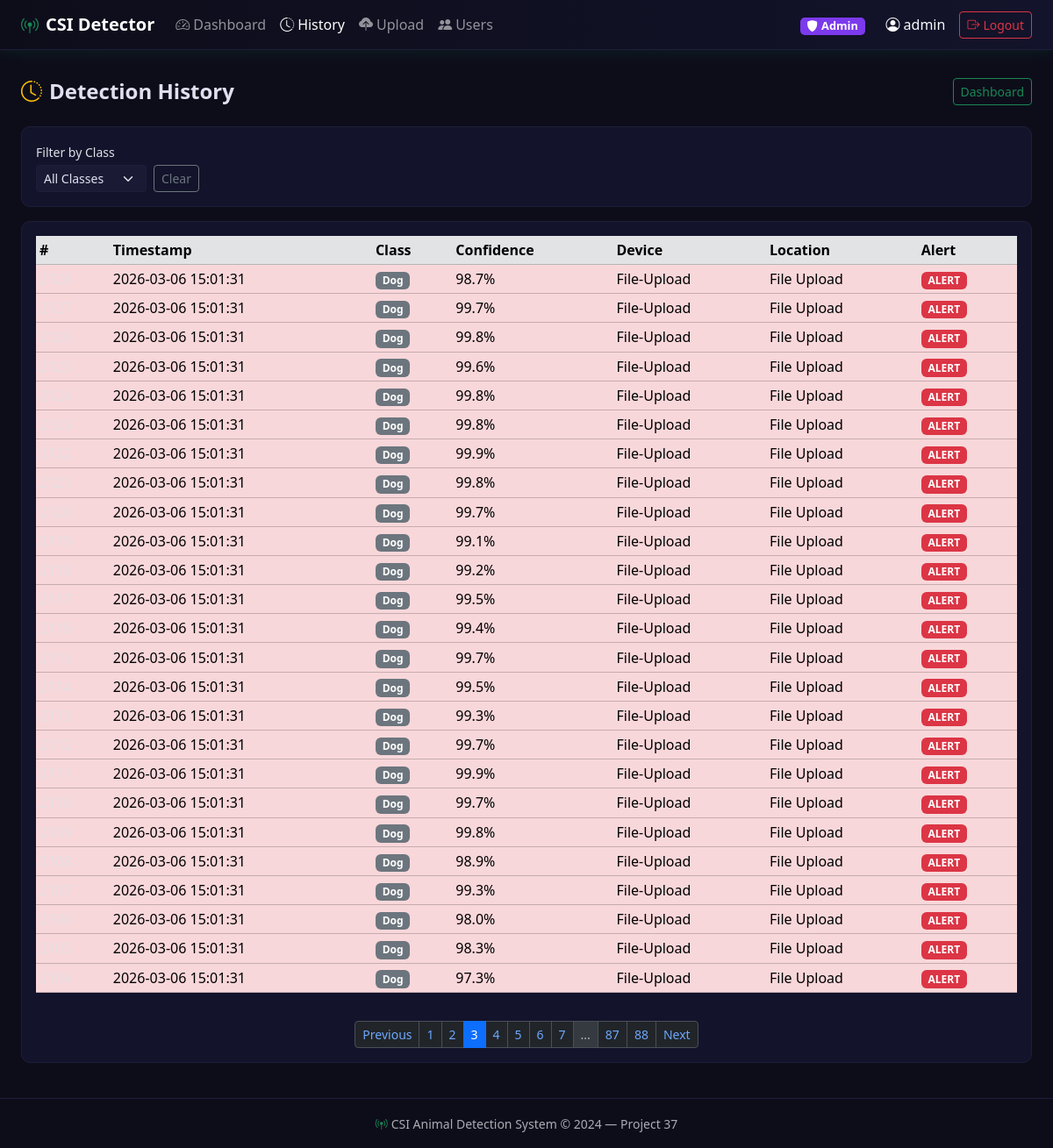
Page /history?page=3 (signed in) on the committed database.
### models.py (models this page shows, shortened)
class User(UserMixin, db.Model):
    __tablename__ = 'users'
    id=db.Column(db.Integer, primary_key=True)
    username=db.Column(db.String(80),  unique=True, nullable=False)
    email=db.Column(db.String(120), unique=True, nullable=False)
    password_hash=db.Column(db.String(256), nullable=False)
    role=db.Column(db.String(20),  nullable=False, default='viewer')
    created_at=db.Column(db.DateTime, default=datetime.utcnow)
    is_active=db.Column(db.Boolean, default=True)
    detections=db.relationship('Detection', backref='owner', lazy='dynamic')

class Detection(db.Model):
    __tablename__ = 'detections'
    id=db.Column(db.Integer, primary_key=True)
    timestamp=db.Column(db.DateTime, default=datetime.utcnow, index=True)
    predicted_class=db.Column(db.Integer,  nullable=False)
    class_name=db.Column(db.String(50), nullable=False)
    confidence=db.Column(db.Float,    nullable=False)
    alert_triggered=db.Column(db.Boolean,  default=False)
    device_id=db.Column(db.String(50), default='ESP32-01')
    location=db.Column(db.String(100), default='Road Sensor 1')
    user_id=db.Column(db.Integer, db.ForeignKey('users.id'), nullable=True, index=True)

### app.py (the view)
    @app.route("/history")
    @login_required
    def history():
        page         = request.args.get("page", 1, type=int)
        class_filter = request.args.get("class", "")
        q            = _det_query().order_by(Detection.timestamp.desc())
        if class_filter:
            q = q.filter_by(class_name=class_filter)
        pagination = q.paginate(page=page, per_page=25, error_out=False)
        return render_template("history.html", pagination=pagination,
            class_filter=class_filter, class_names=Config.CLASS_NAMES)

### models.py (called while the page is built)
@login_manager.user_loader
def load_user(user_id):
    return User.query.get(int(user_id))

### templates/history.html (shortened to what this page needs)
{% extends 'base.html' %}
{% block content %}
<div class="d-flex justify-content-between align-items-center mb-4">
  <h4 class="fw-bold mb-0"><i class="bi bi-clock-history me-2 text-warning"></i>Detection History</h4>
  <a href="{{url_for('dashboard')}}" class="btn btn-sm btn-outline-success">Dashboard</a>
</div>
<div class="card csi-card p-3 mb-3">
  <form method="GET" class="row g-2 align-items-end">
    <div class="col-auto"><label class="form-label small mb-1">Filter by Class</label>
    <select name="class" class="form-select form-select-sm" onchange="this.form.submit()">
      <option value="">All Classes</option>
    </select></div>
    <div class="col-auto"><a href="{{url_for('history')}}" class="btn btn-sm btn-outline-secondary">Clear</a></div>
  </form>
</div>
<div class="card csi-card p-3">
  <div class="table-responsive">
    <table class="table table-dark table-hover table-sm align-middle">
      <thead class="table-secondary"><tr><th>#</th><th>Timestamp</th><th>Class</th><th>Confidence</th><th>Device</th><th>Location</th><th>Alert</th></tr></thead>
      <tbody>
        {% for d in pagination.items %}
        <tr class="{% if d.alert_triggered %}table-danger{% endif %}">
          <td class="text-muted">{{d.id}}</td>
          <td>{{d.timestamp.strftime('%Y-%m-%d %H:%M:%S')}}</td>
          <td><span class="badge bg-secondary">{{d.class_name}}</span></td>
          <td>{{"%.1f"|format(d.confidence*100)}}%</td>
          <td>{{d.device_id}}</td>
          <td>{{d.location}}</td>
          <td>{% if d.alert_triggered %}<span class="badge bg-danger">ALERT</span>{% else %}-{% endif %}</td>
        </tr>
        {% else %}
        <tr><td colspan="7" class="text-center text-muted py-4">No detections found.</td></tr>
        {% endfor %}
      </tbody></table></div>
  {% if pagination.pages > 1 %}
  <nav class="mt-3"><ul class="pagination pagination-sm justify-content-center mb-0">
    {% if pagination.has_prev %}
    <li class="page-item"><a class="page-link" href="{{url_for('history', page=pagination.prev_num)}}">Previous</a></li>
    {% endif %}
    {% for p in pagination.iter_pages() %}
      {% if p %}
      <li class="page-item {% if p==pagination.page %}active{% endif %}"><a class="page-link" href="{{url_for('history', page=p)}}">{{p}}</a></li>
      {% else %}
      <li class="page-item disabled"><span class="page-link">...</span></li>
      {% endif %}
    {% endfor %}
    {% if pagination.has_next %}
    <li class="page-item"><a class="page-link" href="{{url_for('history', page=pagination.next_num)}}">Next</a></li>
    {% endif %}
  </ul></nav>
  {% endif %}
</div>
{% endblock %}

### templates/base.html (shortened to what this page needs)
<!DOCTYPE html>
<html lang="en" data-bs-theme="dark">
<head>
  <link rel="stylesheet" href="https://cdn.jsdelivr.net/npm/bootstrap@5.3.2/dist/css/bootstrap.min.css"/>
  <link rel="stylesheet" href="https://cdn.jsdelivr.net/npm/bootstrap-icons@1.11.3/font/bootstrap-icons.min.css"/>
  <link rel="stylesheet" href="{{ url_for('static', filename='style.css') }}"/>
</head>
<body>
<nav class="navbar navbar-expand-lg navbar-dark csi-navbar">
  <div class="container-fluid px-4">
    <a class="navbar-brand fw-bold" href="{{ url_for('index') }}">
      <i class="bi bi-broadcast-pin text-success me-2"></i>CSI&nbsp;Detector
    </a>
    <div class="collapse navbar-collapse" id="navMain">
      <ul class="navbar-nav me-auto">
        {% if current_user.is_authenticated %}
        <li class="nav-item">
          <a class="nav-link {% if request.endpoint=='dashboard' %}active{% endif %}"
             href="{{ url_for('dashboard') }}"><i class="bi bi-speedometer2 me-1"></i>Dashboard</a>
        </li>
        <li class="nav-item">
          <a class="nav-link {% if request.endpoint=='history' %}active{% endif %}"
             href="{{ url_for('history') }}"><i class="bi bi-clock-history me-1"></i>History</a>
        </li>
        <li class="nav-item">
          <a class="nav-link {% if request.endpoint=='upload' %}active{% endif %}"
             href="{{ url_for('upload') }}"><i class="bi bi-cloud-upload-fill me-1"></i>Upload</a>
        </li>
        {% if current_user.role == 'admin' %}
        <li class="nav-item">
          <a class="nav-link {% if request.endpoint=='admin_users' %}active{% endif %}"
             href="{{ url_for('admin_users') }}"><i class="bi bi-people-fill me-1"></i>Users</a>
        </li>
        {% endif %}
        {% endif %}
      </ul>
      <ul class="navbar-nav ms-auto align-items-center">
        {% if current_user.is_authenticated %}
        <li class="nav-item me-3">
          <span class="badge role-badge-{{ current_user.role }}">
            <i class="bi bi-shield-fill me-1"></i>{{ current_user.role|capitalize }}
          </span>
        </li>
        <li class="nav-item me-2">
          <span class="nav-link text-light"><i class="bi bi-person-circle me-1"></i>{{ current_user.username }}</span>
        </li>
        <li class="nav-item">
          <a class="btn btn-sm btn-outline-danger" href="{{ url_for('auth.logout') }}">
            <i class="bi bi-box-arrow-right me-1"></i>Logout
          </a>
        </li>
        {% endif %}
      </ul>
    </div>
  </div>
</nav>
<main class="container-fluid px-4 py-3">
  {% block content %}{% endblock %}
</main>
<footer class="csi-footer text-center text-muted py-3 mt-4">
  <small><i class="bi bi-broadcast-pin text-success me-1"></i>CSI Animal Detection System &copy; 2024 &mdash; Project 37</small>
</footer>
</body>
</html>

### static/style.css (style rules this page uses)
:root { --csi-bg: #0d0d1a; --csi-surface: #13132b; --csi-border: #1e1e3a; --csi-green: #00ff88; --csi-text: #e0e0f0; }
body { background-color: var(--csi-bg); color: var(--csi-text); font-family: 'Segoe UI', system-ui, sans-serif; min-height: 100vh; }
.csi-navbar { background: linear-gradient(90deg, #0d0d1a 0%, #13132b 100%); border-bottom: 1px solid var(--csi-border); box-shadow: 0 2px 16px rgba(0,255,136,.08); }
.csi-card { background-color: var(--csi-surface); border: 1px solid var(--csi-border); border-radius: 10px; }
.role-badge-admin { background:#7c3aed; color:#fff; padding:.25em .6em; border-radius:.4em; font-size:.8em; }
.form-control, .form-select { background-color: #1a1a35; border-color: var(--csi-border); color: var(--csi-text); }
.table-dark { --bs-table-bg: var(--csi-surface); }
.csi-footer { border-top: 1px solid var(--csi-border); background-color: var(--csi-bg); }

### rows in the picture
User: role "Admin", username "admin"
Detection: timestamp "2026-03-06 15:01:31", class_name "Dog", d.confidence*100 "98.7", device_id "File-Upload", location "File Upload", alert_triggered "ALERT"
Detection: timestamp "2026-03-06 15:01:31", class_name "Dog", d.confidence*100 "99.7", device_id "File-Upload", location "File Upload", alert_triggered "ALERT"
Detection: timestamp "2026-03-06 15:01:31", class_name "Dog", d.confidence*100 "99.8", device_id "File-Upload", location "File Upload", alert_triggered "ALERT"
Detection: timestamp "2026-03-06 15:01:31", class_name "Dog", d.confidence*100 "99.6", device_id "File-Upload", location "File Upload", alert_triggered "ALERT"
Detection: timestamp "2026-03-06 15:01:31", class_name "Dog", d.confidence*100 "99.8", device_id "File-Upload", location "File Upload", alert_triggered "ALERT"
Detection: timestamp "2026-03-06 15:01:31", class_name "Dog", d.confidence*100 "99.8", device_id "File-Upload", location "File Upload", alert_triggered "ALERT"
Detection: timestamp "2026-03-06 15:01:31", class_name "Dog", d.confidence*100 "99.9", device_id "File-Upload", location "File Upload", alert_triggered "ALERT"
Detection: timestamp "2026-03-06 15:01:31", class_name "Dog", d.confidence*100 "99.8", device_id "File-Upload", location "File Upload", alert_triggered "ALERT"
Detection: timestamp "2026-03-06 15:01:31", class_name "Dog", d.confidence*100 "99.7", device_id "File-Upload", location "File Upload", alert_triggered "ALERT"
Detection: timestamp "2026-03-06 15:01:31", class_name "Dog", d.confidence*100 "99.1", device_id "File-Upload", location "File Upload", alert_triggered "ALERT"
Detection: timestamp "2026-03-06 15:01:31", class_name "Dog", d.confidence*100 "99.2", device_id "File-Upload", location "File Upload", alert_triggered "ALERT"
Detection: timestamp "2026-03-06 15:01:31", class_name "Dog", d.confidence*100 "99.5", device_id "File-Upload", location "File Upload", alert_triggered "ALERT"
Detection: timestamp "2026-03-06 15:01:31", class_name "Dog", d.confidence*100 "99.4", device_id "File-Upload", location "File Upload", alert_triggered "ALERT"
Detection: timestamp "2026-03-06 15:01:31", class_name "Dog", d.confidence*100 "99.7", device_id "File-Upload", location "File Upload", alert_triggered "ALERT"
Detection: timestamp "2026-03-06 15:01:31", class_name "Dog", d.confidence*100 "99.5", device_id "File-Upload", location "File Upload", alert_triggered "ALERT"
Detection: timestamp "2026-03-06 15:01:31", class_name "Dog", d.confidence*100 "99.3", device_id "File-Upload", location "File Upload", alert_triggered "ALERT"
Detection: timestamp "2026-03-06 15:01:31", class_name "Dog", d.confidence*100 "99.7", device_id "File-Upload", location "File Upload", alert_triggered "ALERT"
Detection: timestamp "2026-03-06 15:01:31", class_name "Dog", d.confidence*100 "99.9", device_id "File-Upload", location "File Upload", alert_triggered "ALERT"
Detection: timestamp "2026-03-06 15:01:31", class_name "Dog", d.confidence*100 "99.7", device_id "File-Upload", location "File Upload", alert_triggered "ALERT"
Detection: timestamp "2026-03-06 15:01:31", class_name "Dog", d.confidence*100 "99.8", device_id "File-Upload", location "File Upload", alert_triggered "ALERT"
Detection: timestamp "2026-03-06 15:01:31", class_name "Dog", d.confidence*100 "98.9", device_id "File-Upload", location "File Upload", alert_triggered "ALERT"
Detection: timestamp "2026-03-06 15:01:31", class_name "Dog", d.confidence*100 "99.3", device_id "File-Upload", location "File Upload", alert_triggered "ALERT"
Detection: timestamp "2026-03-06 15:01:31", class_name "Dog", d.confidence*100 "98.0", device_id "File-Upload", location "File Upload", alert_triggered "ALERT"
Detection: timestamp "2026-03-06 15:01:31", class_name "Dog", d.confidence*100 "98.3", device_id "File-Upload", location "File Upload", alert_triggered "ALERT"
Detection: timestamp "2026-03-06 15:01:31", class_name "Dog", d.confidence*100 "97.3", device_id "File-Upload", location "File Upload", alert_triggered "ALERT"

### other values in the picture
{{ p }} "1" "2" "3" "4" "5" "6" "7" "87" "88"
